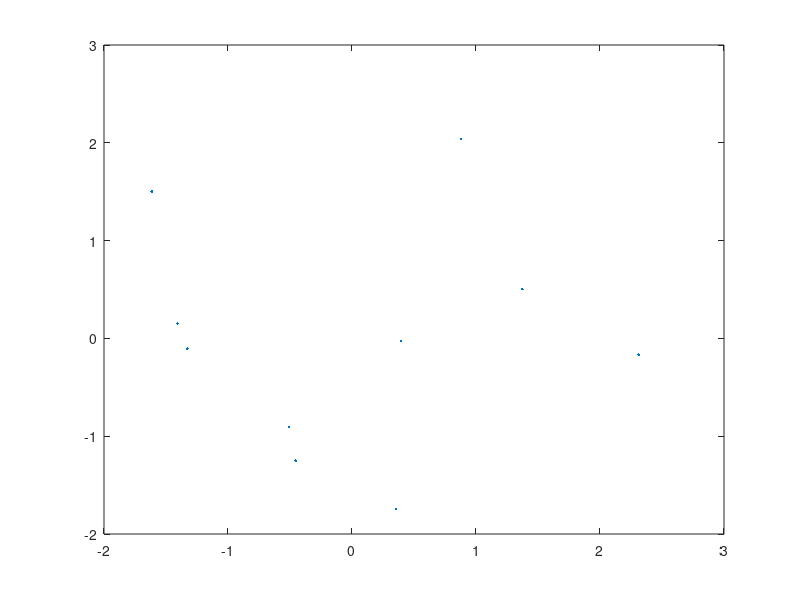

This figure's MATLAB source:
% source: http://www.nlpca.org/pca-principal-component-analysis-matlab.html

% consider an artificial data set of 100 variables (e.g., genes) and 10 samples
    data=rand(100,10);

% remove the mean variable-wise (row-wise)
    data=data-repmat(mean(data,2),1,size(data,2));

% calculate eigenvectors (loadings) W, and eigenvalues of the covariance matrix
    [W, EvalueMatrix] = eig(cov(data'));
    Evalues = diag(EvalueMatrix);

% order by largest eigenvalue
    Evalues = Evalues(end:-1:1);
    W = W(:,end:-1:1); W=W';  

% generate PCA component space (PCA scores)
    pc = W * data;

% plot PCA space of the first two PCs: PC1 and PC2
    plot(pc(1,:),pc(2,:),'.')  